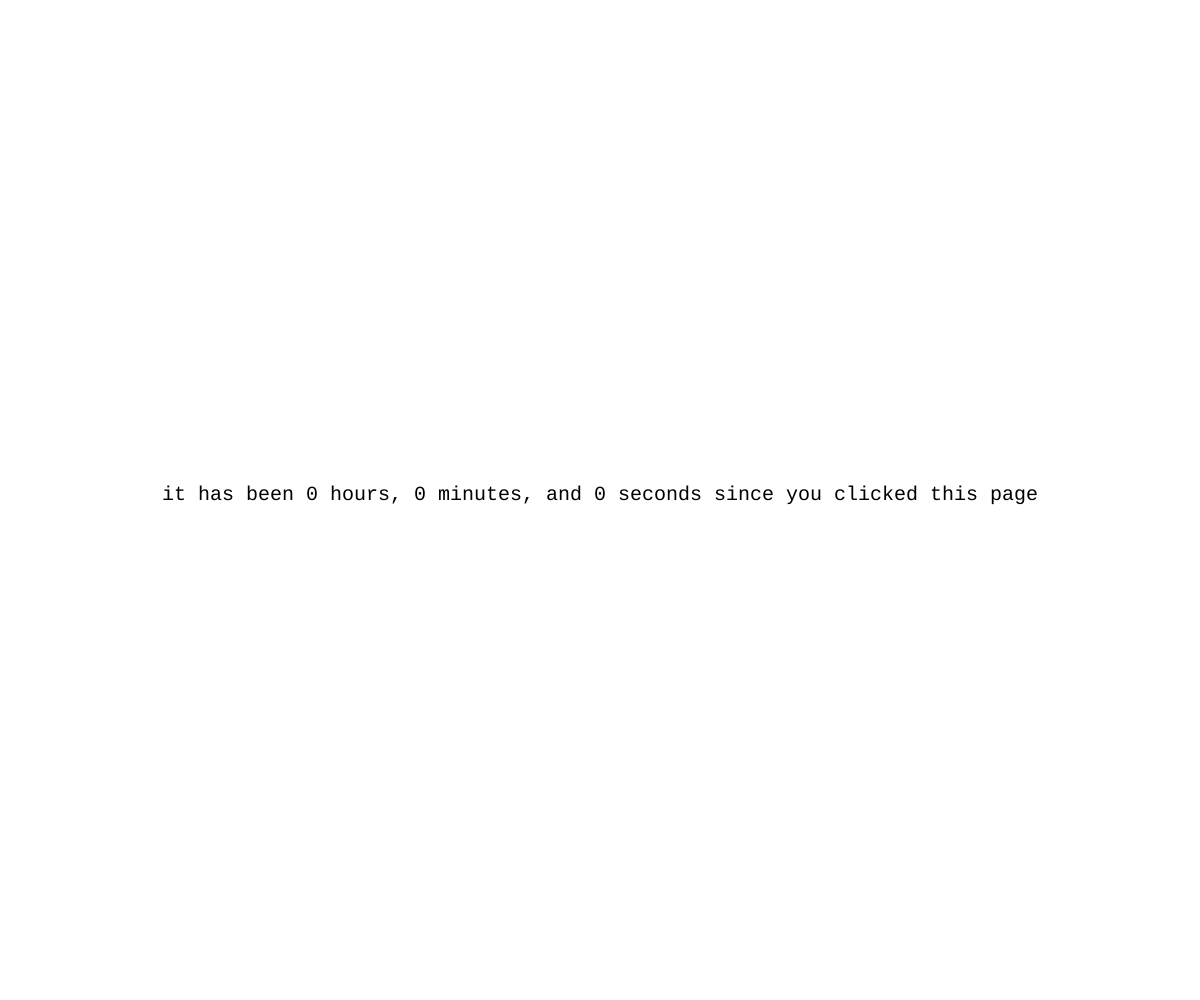
Frame 1 (no input)
Frame 60 (no input): identical to frame 1, image omitted
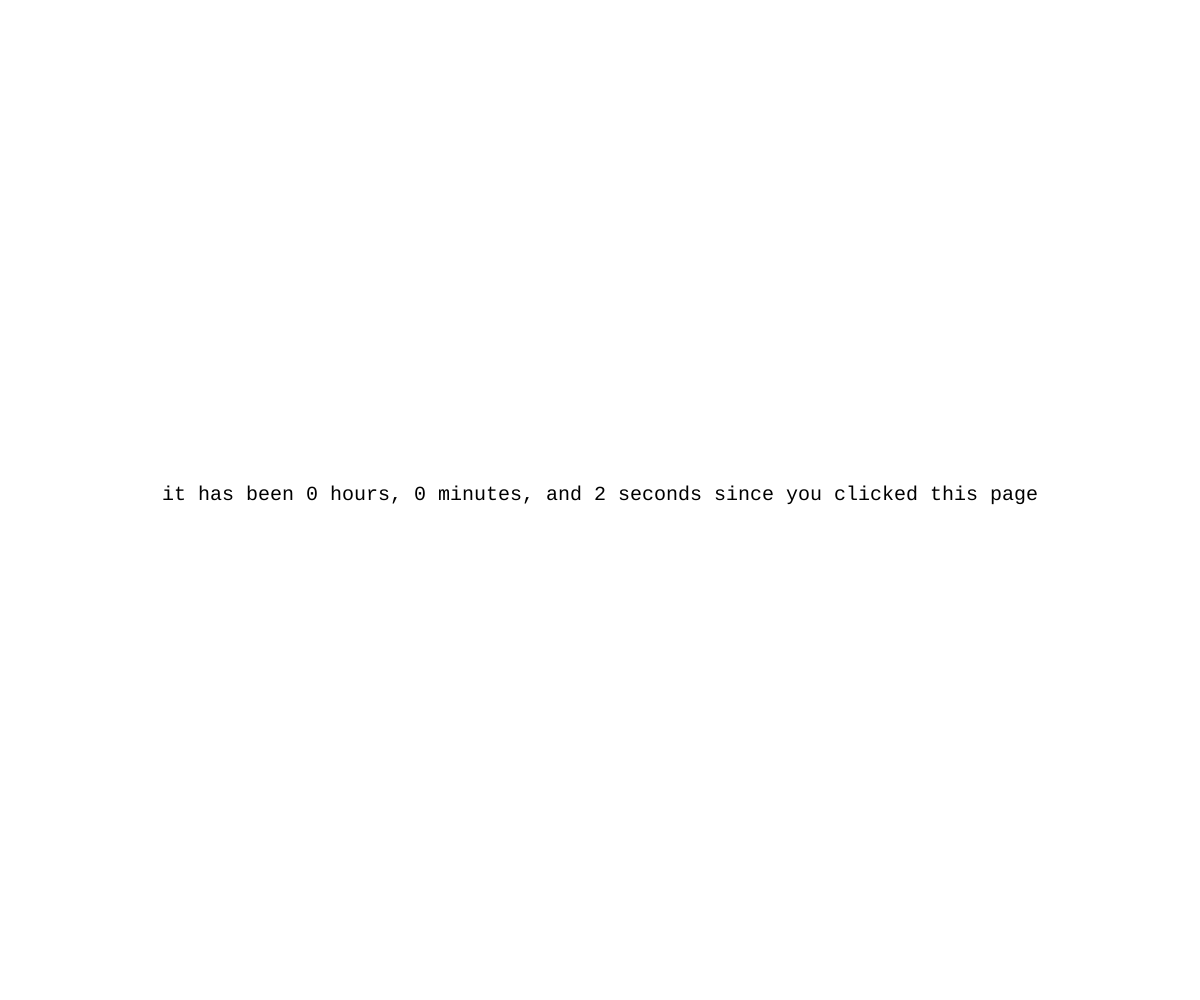
Frame 120 (the mouse pressed at the canvas centre since frame 60)

The p5.js sketch that drew these frames (run headless with seeded random() and noise() and a simulated clock; from frame 60 on, the mouse is pressed at the canvas centre):

// p5.js sketch
// ── sketch.js
function setup() {
  createCanvas(windowWidth, windowHeight);
  background(255);
}

// function mouseClicked() {
//   setup();
// }

function draw() {
  background(255);

  //style text
  textAlign(CENTER);
  textSize(20);
  textFont('Courier New');

  //seconds count
  let s = millis() / 1000;
  let sc = Math.trunc(s % 60)

  //minutes count
  let m = (s / 60);
  let mc = Math.trunc(m % 60);

  //hours count
  let h = Math.trunc(m / 60);

  //display clock counter reset text
  text(`it has been ${nf(h)} hours, ${nf(mc)} minutes, and ${nf(sc)} seconds since you clicked this page`, width/2, height/2);
}
